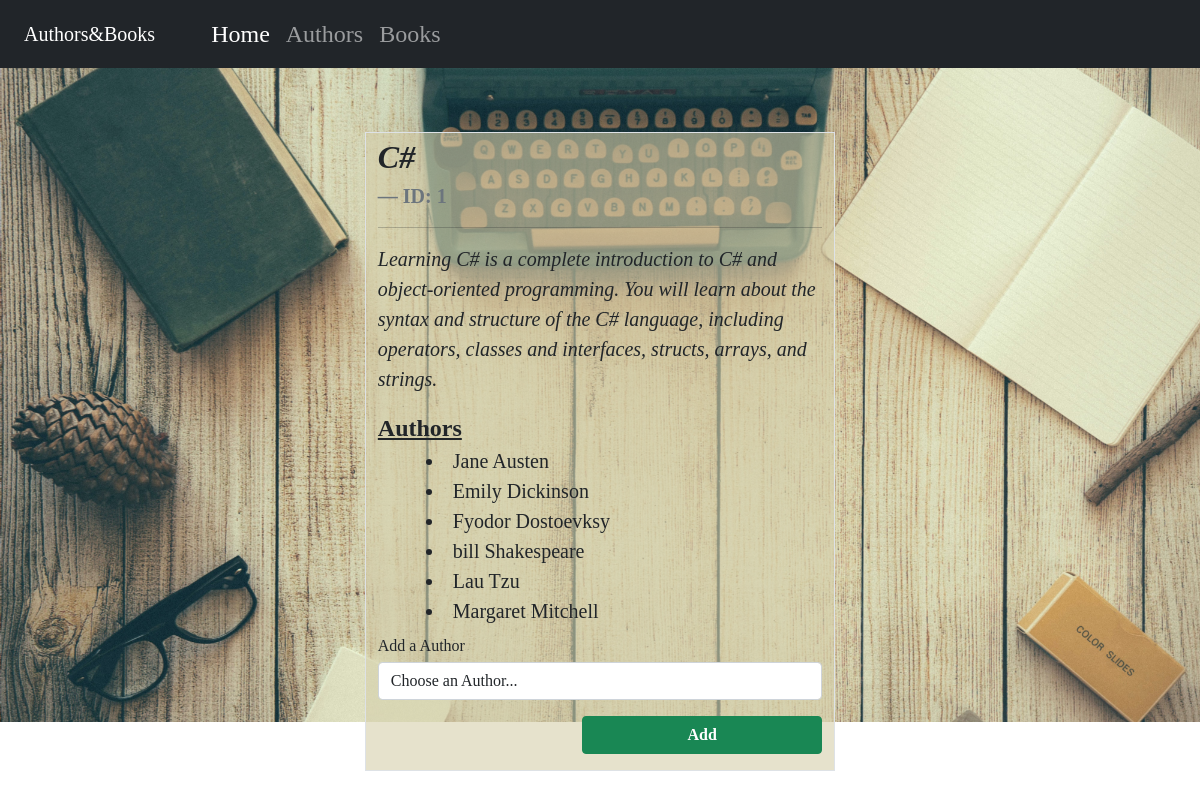
Screenshot of /books/1 with the database file from the repository.
### books_authors_app/models.py (models this page shows, shortened)
class Book(models.Model):
    title = models.CharField(max_length=255)
    desc = models.TextField()
    created_at = models.DateTimeField(auto_now_add=True)
    updated_at = models.DateTimeField(auto_now=True)

class Author(models.Model):
    first_name = models.CharField(max_length=45)
    last_name = models.CharField(max_length=45)
    books = models.ManyToManyField(Book, related_name="authors")
    notes = models.TextField(default="notes here...")
    created_at = models.DateTimeField(auto_now_add=True)
    updated_at = models.DateTimeField(auto_now=True)

### books_authors_app/views.py (the view)
# urls.py: path("books/<b_id>", views.book_view),
def book_view(request, b_id):
    authors = Author.objects.all()
    books = Book.objects.get(id=b_id)
    context = {"authors": authors, "books": books}
    return render(request, "bookview.html", context)

### books_authors_app/templates/bookview.html (shortened to what this page needs)
<!DOCTYPE html>
<html lang="en">
<head>
  <link href="https://cdn.jsdelivr.net/npm/bootstrap@5.0.2/dist/css/bootstrap.min.css" rel="stylesheet">
  {% load static %}
  <link rel="stylesheet" href="{% static 'css/style_view.css' %}">
</head>
<body>
  <nav class="navbar navbar-expand-lg navbar-dark bg-dark navbar-fixed-top">
    <a class="navbar-brand ps-4 me-5">Authors&Books</a>
    <div class="collapse navbar-collapse" id="navbarNavAltMarkup">
      <div class="navbar-nav">
        <a class="nav-item nav-link active" href="/">Home</a>
        <a class="nav-item nav-link" href="/author">Authors</a>
        <a class="nav-item nav-link" href="/book">Books</a>
      </div>
    </div>
  </nav>
  <div class="container-fluid">
    <div class="row inline-block contenedor">
      <div class="col border">
        <figure class="text-start">
          <blockquote class="blockquote fs-2 fw-bold fst-italic text-dark">{{books.title}}
          </blockquote>
          <figcaption class="blockquote-footer fs-5 fw-bold text-secondary">ID: {{books.id}} </figcaption>
          <hr class="text-dark fw-bold">
        </figure>
        <p class="fs-5 fst-italic text-dark">{{books.desc}}</p>
        <div class="fs-4 text-dark mb-2"><span class="fw-bold "><u>Authors</u></span>
          {% for author in books.authors.all %}
          <li class="fs-5 text-start ms-5 text-dark">{{author.first_name}} {{author.last_name}}</li>
          {% endfor %}
        </div>
          <form method="POST" action="/add_author_to_book" class="new">
            <label for="author_list" class="text-secundary"> Add a Author</label>
            <select class="form-control mt-1 col-4" id='author_list' name='author_id' required>
              <option selected>Choose an Author...</option>
            </select>
            <button type="submit" class="btn btn-success fw-bold text-center" id="btn_enviar">Add</button>
          </form>
          </div>
          </div>
          </div>
          </body>

### books_authors_app/static/css/style_view.css (style rules this page uses)
.navbar { font-family: "Times New Roman", Times, serif; font-size: 1.5rem; }
.container-fluid { margin: 0 auto; background-image: url("../img/bg7.jpg"); background-size: cover; background-position: center; display: inline-block; height: 654px; font-family: "Times New Roman", Times, serif; }
.contenedor { background: rgb(214, 207, 170, 0.6); margin: 0 auto; margin-top: 4rem; width: 40%; height: fit-content; }
.btn { width: 15rem; margin: 1rem 0; float: right; }

### rows the page displays
Book: title "C#", id "1", desc "Learning C# is a complete introduction to C# and object-oriented programming. You will learn about the syntax and structure of the C# language, including operators, classes and interfaces, structs, arrays, and strings."
Author: first_name "Jane", last_name "Austen"
Author: first_name "Emily", last_name "Dickinson"
Author: first_name "Fyodor", last_name "Dostoevksy"
Author: first_name "bill", last_name "Shakespeare"
Author: first_name "Lau", last_name "Tzu"
Author: first_name "Margaret", last_name "Mitchell"
